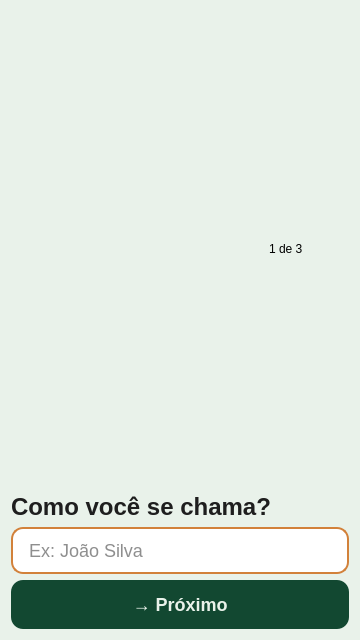
<?xml version="1.0" encoding="UTF-8"?>
<ui version="4.0">
 <class>Form</class>
 <widget class="QWidget" name="Form">
  <property name="geometry">
   <rect>
    <x>0</x>
    <y>0</y>
    <width>360</width>
    <height>640</height>
   </rect>
  </property>
  <property name="sizePolicy">
   <sizepolicy hsizetype="Preferred" vsizetype="Minimum">
    <horstretch>0</horstretch>
    <verstretch>0</verstretch>
   </sizepolicy>
  </property>
  <property name="minimumSize">
   <size>
    <width>360</width>
    <height>640</height>
   </size>
  </property>
  <property name="maximumSize">
   <size>
    <width>360</width>
    <height>640</height>
   </size>
  </property>
  <property name="windowTitle">
   <string>Form</string>
  </property>
  <property name="styleSheet">
   <string notr="true">QWidget { background-color: #E9F2EA; font-family: &quot;Roboto Flex&quot;; }
QPushButton { background-color: #124831; color: #E9F2EA; font-family: &quot;Roboto Flex&quot;; font-weight: 700; font-size: 18px; border-radius: 12px; padding: 14px; border: none; }
QPushButton:hover { background-color: #0a3020; }
QLineEdit { border: 2px solid #D2813A; color: #1E1E1E; background-color: #FFFFFF; border-radius: 12px; font-size: 18px; padding: 10px 14px; }
QLineEdit:focus { border-color: #124831; }
QLabel#code_sent_label { font-family: &quot;Roboto Flex&quot;; font-weight: 700; font-size: 24px; color: #1E1E1E; }
QLabel#code_label { font-weight: 500; font-size: 12px; color: #7C5A3C; }</string>
  </property>
  <layout class="QVBoxLayout" name="verticalLayout_2">
   <item>
    <layout class="QHBoxLayout" name="horizontalLayout_2" stretch="0,0,0,0">
     <property name="spacing">
      <number>6</number>
     </property>
     <property name="sizeConstraint">
      <enum>QLayout::SizeConstraint::SetDefaultConstraint</enum>
     </property>
     <item>
      <widget class="QLabel" name="progress1">
       <property name="text">
        <string/>
       </property>
       <property name="pixmap">
        <pixmap>images/mark-on.png</pixmap>
       </property>
      </widget>
     </item>
     <item>
      <widget class="QLabel" name="progress2">
       <property name="text">
        <string/>
       </property>
       <property name="pixmap">
        <pixmap>images/mark-off.png</pixmap>
       </property>
      </widget>
     </item>
     <item>
      <widget class="QLabel" name="progress3">
       <property name="text">
        <string/>
       </property>
       <property name="pixmap">
        <pixmap>images/mark-off.png</pixmap>
       </property>
      </widget>
     </item>
     <item>
      <widget class="QLabel" name="label_5">
       <property name="text">
        <string>1 de 3</string>
       </property>
      </widget>
     </item>
    </layout>
   </item>
   <item>
    <widget class="QLabel" name="code_sent_label">
     <property name="sizePolicy">
      <sizepolicy hsizetype="Preferred" vsizetype="Fixed">
       <horstretch>0</horstretch>
       <verstretch>0</verstretch>
      </sizepolicy>
     </property>
     <property name="text">
      <string>Como você se chama?</string>
     </property>
    </widget>
   </item>
   <item>
    <widget class="QLineEdit" name="name_lineedit">
     <property name="placeholderText"><string>Ex: João Silva</string></property>
     <property name="sizePolicy">
      <sizepolicy hsizetype="Expanding" vsizetype="Maximum">
       <horstretch>0</horstretch>
       <verstretch>0</verstretch>
      </sizepolicy>
     </property>
    </widget>
   </item>
   <item>
    <widget class="QPushButton" name="next_button">
     <property name="sizePolicy">
      <sizepolicy hsizetype="Minimum" vsizetype="Fixed">
       <horstretch>0</horstretch>
       <verstretch>0</verstretch>
      </sizepolicy>
     </property>
     <property name="text">
      <string>→ Próximo</string>
     </property>
    </widget>
   </item>
  </layout>
 </widget>
 <resources/>
 <connections/>
</ui>
